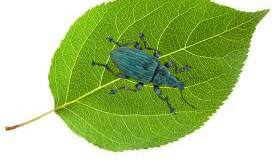
#> input picture bug1.jpg, 275 x 163 px
$ python vinyas.py
#> lines starting #> are read from the running program, lines starting #| are printed output that depends on the picture
import cv2
import numpy as np

def pest_detection(image_path, background_path):
    # Load the images
#> called with image_path = 'bug1.jpg', background_path = 'leaf1.jpg'
    image = cv2.imread(image_path)
#> image is the input picture: shape (163, 275, 3); mean B, G, R 132.6, 198, 172.4
    background = cv2.imread(background_path)
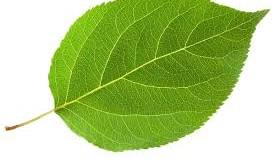
#> input picture leaf1.jpg, 275 x 163 px
#> background is the input picture: shape (163, 275, 3); mean B, G, R 129.1, 200.8, 174.5

    # Convert the images to grayscale
    gray_image = cv2.cvtColor(image, cv2.COLOR_BGR2GRAY)
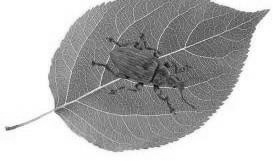
#> gray_image: shape (163, 275); min 6, max 255, mean 182.9
    gray_background = cv2.cvtColor(background, cv2.COLOR_BGR2GRAY)
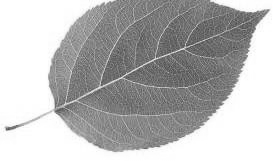
#> gray_background: shape (163, 275); min 66, max 255, mean 184.7

    # Perform image subtraction
    subtracted_image = cv2.absdiff(gray_image, gray_background)
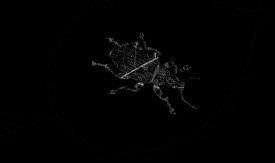
#> subtracted_image: shape (163, 275); min 0, max 165, mean 2.3
    cv2.imshow('img',subtracted_image)
    # Apply thresholding to obtain binary image
    threshold = cv2.threshold(subtracted_image, 30, 255, cv2.THRESH_BINARY)

    # Apply morphological operations for noise removal
    kernel = cv2.getStructuringElement(cv2.MORPH_ELLIPSE, (5, 5))
#> (the run stopped early here; a loop or call above may not have finished)
